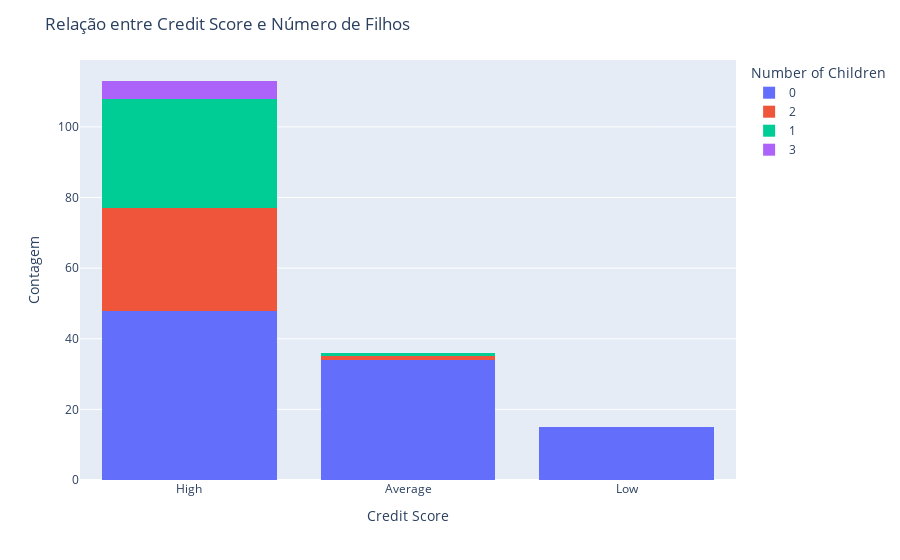

The notebook cell this image was saved under:
### Code cell
# Pergunta 3: O número de filhos interfere no Credit Score?
fig = px.histogram(df, x='Credit Score', color='Number of Children', barmode='stack')

# Layout
fig.update_layout(title='Relação entre Credit Score e Número de Filhos',
                  xaxis_title='Credit Score',
                  yaxis_title='Contagem',
                  legend_title='Number of Children')
fig.show()

# Parece haver relação positiva entre o número de filhos e o score de crédito. Quase a totalidade dos clientes com baixa ou média pontuação de crédito. Já nos clientes com alto score mais da metade, 57,5%, possuem ao menos um filho.

### Figure 1 — Plotly figure (JSON) as saved in the notebook; plotly's stock layout.template omitted (floating-point values rounded to 4 significant figures)
{"data": [{"alignmentgroup": "True", "bingroup": "x", "hovertemplate": "Number of Children=0<br>Credit Score=%{x}<br>count=%{y}<extra></extra>", "legendgroup": "0", "marker": {"color": "#636efa", "pattern": {"shape": ""}}, "name": "0", "offsetgroup": "0", "orientation": "v", "showlegend": true, "type": "histogram", "x": ["High", "High", "High", "Average", "Average", "High", "High", "Low", "Average", "High", "High", "Low", "Average", "High", "High", "Low", "Average", "High", "Average", "High", "High", "Average", "Average", "High", "High", "Low", "Average", "High", "High", "Low", "Average", "High", "High", "Low", "Average", "High", "Average", "Average", "High", "High", "Average", "Average", "High", "High", "Low", "Average", "High", "High", "Low", "Average", "High", "High", "Low", "Average", "High", "Average", "Average", "High", "High", "Average", "Average", "High", "High", "Low", "Average", "High", "High", "Low", "Average", "High", "High", "Low", "Average", "High", "Average", "Average", "Average", "High", "High", "Average", "High", "High", "Average", "Average", "High", "High", "Low", "Average", "High", "High", "Low", "Average", "High", "High", "Low", "Average", "High"], "xaxis": "x", "yaxis": "y"}, {"alignmentgroup": "True", "bingroup": "x", "hovertemplate": "Number of Children=2<br>Credit Score=%{x}<br>count=%{y}<extra></extra>", "legendgroup": "2", "marker": {"color": "#EF553B", "pattern": {"shape": ""}}, "name": "2", "offsetgroup": "2", "orientation": "v", "showlegend": true, "type": "histogram", "x": ["High", "High", "High", "High", "High", "High", "High", "High", "High", "High", "High", "High", "High", "High", "High", "High", "High", "High", "High", "High", "High", "High", "High", "High", "Average", "High", "High", "High", "High", "High"], "xaxis": "x", "yaxis": "y"}, {"alignmentgroup": "True", "bingroup": "x", "hovertemplate": "Number of Children=1<br>Credit Score=%{x}<br>count=%{y}<extra></extra>", "legendgroup": "1", "marker": {"color": "#00cc96", "pattern": {"shape": ""}}, "name": "1", "offsetgroup": "1", "orientation": "v", "showlegend": true, "type": "histogram", "x": ["High", "High", "High", "High", "High", "High", "High", "High", "High", "High", "High", "High", "High", "High", "High", "High", "High", "High", "High", "High", "High", "High", "High", "High", "High", "Average", "High", "High", "High", "High", "High", "High"], "xaxis": "x", "yaxis": "y"}, {"alignmentgroup": "True", "bingroup": "x", "hovertemplate": "Number of Children=3<br>Credit Score=%{x}<br>count=%{y}<extra></extra>", "legendgroup": "3", "marker": {"color": "#ab63fa", "pattern": {"shape": ""}}, "name": "3", "offsetgroup": "3", "orientation": "v", "showlegend": true, "type": "histogram", "x": ["High", "High", "High", "High", "High"], "xaxis": "x", "yaxis": "y"}], "layout": {"autosize": true, "barmode": "stack", "legend": {"title": {"text": "Number of Children"}, "tracegroupgap": 0}, "margin": {"t": 60}, "title": {"text": "Relação entre Credit Score e Número de Filhos"}, "xaxis": {"anchor": "y", "autorange": true, "domain": [0, 1], "range": [-0.5, 2.5], "title": {"text": "Credit Score"}, "type": "category"}, "yaxis": {"anchor": "x", "autorange": true, "domain": [0, 1], "range": [0, 118.9], "title": {"text": "Contagem"}}}}
